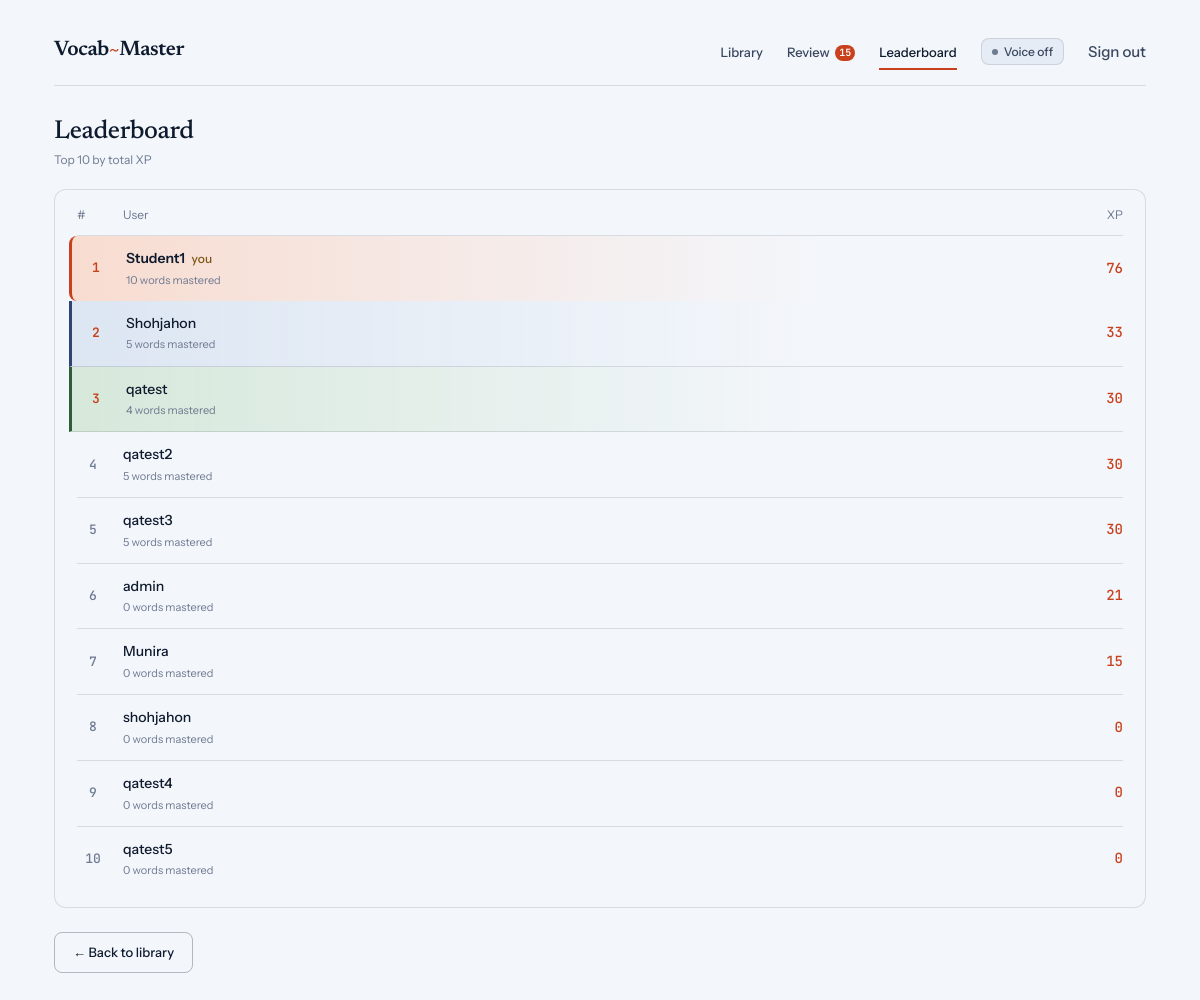
The app's page /ranking/ (signed in), older data.
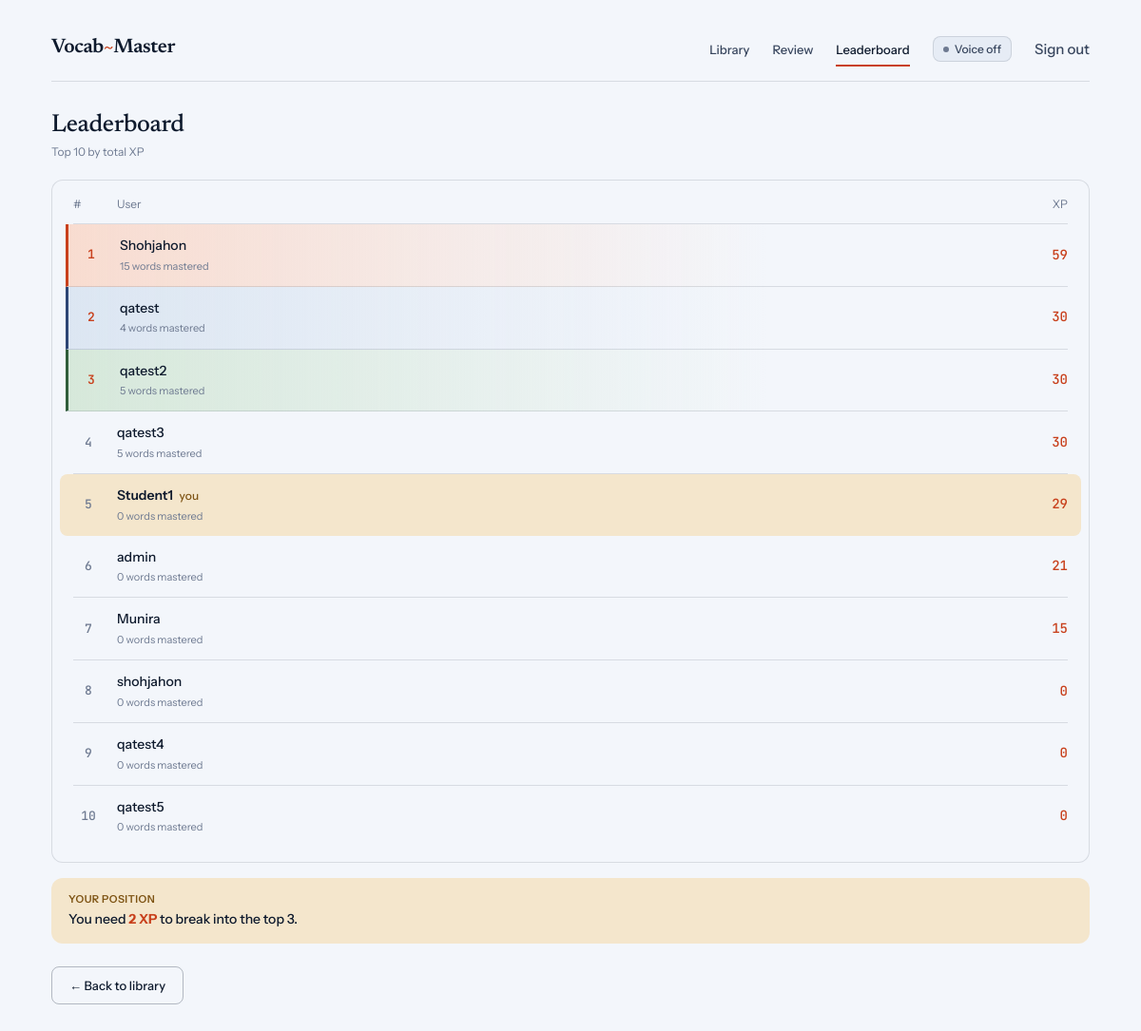
The same page, newer data.
### vocab/models.py (models this page shows, shortened)
class Profile(models.Model):
    user = models.OneToOneField(User, on_delete=models.CASCADE)
    total_score = models.IntegerField(default=0)
    words_mastered = models.IntegerField(default=0)

### vocab/views.py (the view)
# urls.py: path('ranking/', views.ranking_view, name='ranking'),
@login_required(login_url='login')
def ranking_view(request):
    all_profiles = Profile.objects.order_by('-total_score').select_related('user')
    paginator = Paginator(all_profiles, LEADERBOARD_PAGE_SIZE)
    page_number = request.GET.get('page', 1)
    page_obj = paginator.get_page(page_number)
    points_to_top_3 = None
    top_profiles = list(all_profiles[:3])
    if len(top_profiles) >= 3:
        top_3_score = top_profiles[2].total_score
        try:
            user_profile = Profile.objects.get(user=request.user)
            if user_profile.total_score < top_3_score:
                points_to_top_3 = top_3_score - user_profile.total_score + 1
        except Profile.DoesNotExist:
            pass
    return render(request, 'vocab/ranking.html', {
        'page_obj': page_obj,
        'profiles': page_obj.object_list,
        'points_to_top_3': points_to_top_3,
    })

### vocab/context_processors.py (called while the page is built)
def due_review_count(request):
    if not request.user.is_authenticated:
        return {}
    count = FlashcardReview.objects.filter(
        user=request.user,
        next_review__lte=timezone.now().date(),
    ).count()
    return {'due_review_count': count}

### vocab/templates/vocab/ranking.html (shortened to what this page needs)
{% extends "vocab/base.html" %}
{% block content %}
<section class="lb-head reveal">
    <h1 class="lb-title">Leaderboard</h1>
    <p class="meta-text">Top {{ profiles|length }} by total XP</p>
</section>
<div class="surface lb-table reveal d2">
    <div class="lb-headrow">
        <span class="meta-text">#</span>
        <span class="meta-text">User</span>
        <span class="meta-text lb-xp-h">XP</span>
    </div>
    <div class="lb-rows">
        {% for profile in profiles %}
        <div class="lb-row {% if forloop.counter == 1 %}rank-1{% elif forloop.counter == 2 %}rank-2{% elif forloop.counter == 3 %}rank-3{% endif %} {% if profile.user == request.user %}lb-you{% endif %}">
            <span class="lb-rank {% if forloop.counter <= 3 %}top3{% endif %}">{{ forloop.counter }}</span>
            <div class="lb-name">
                <p class="lb-user">{{ profile.user.username }}{% if profile.user == request.user %} <span class="meta-text lb-you-tag">you</span>{% endif %}</p>
                <p class="lb-sub meta-text">{{ profile.words_mastered }} words mastered</p>
            </div>
            <span class="lb-xp">{{ profile.total_score }}</span>
        </div>
        {% empty %}
        <p class="empty">No scores yet. Be the first.</p>
        {% endfor %}
    </div>
</div>
{% if points_to_top_3 %}
<div class="lb-hint reveal d3">
    <p class="lb-hint-l">Your position</p>
    <p class="lb-hint-v">You need <strong>{{ points_to_top_3 }} XP</strong> to break into the top 3.</p>
</div>
{% endif %}
<div class="lb-foot reveal d3">
    <a href="{% url 'unit_hub' %}" class="btn ghost">&larr; Back to library</a>
</div>
{% endblock %}

Row changes from the older to the newer data that the page shows:
changed Profile "Shohjahon": words_mastered "5" → "15"; total_score "33" → "59"
changed Profile "Student1": words_mastered "10" → "0"; total_score "76" → "29"; moves down the list
Text that changed along with them:
{{ points_to_top_3 }}: (not shown) → "2"
{{ due_review_count }}: "15" → (not shown)
text now shown: "YOUR POSITION You need XP to break into the top 3."
